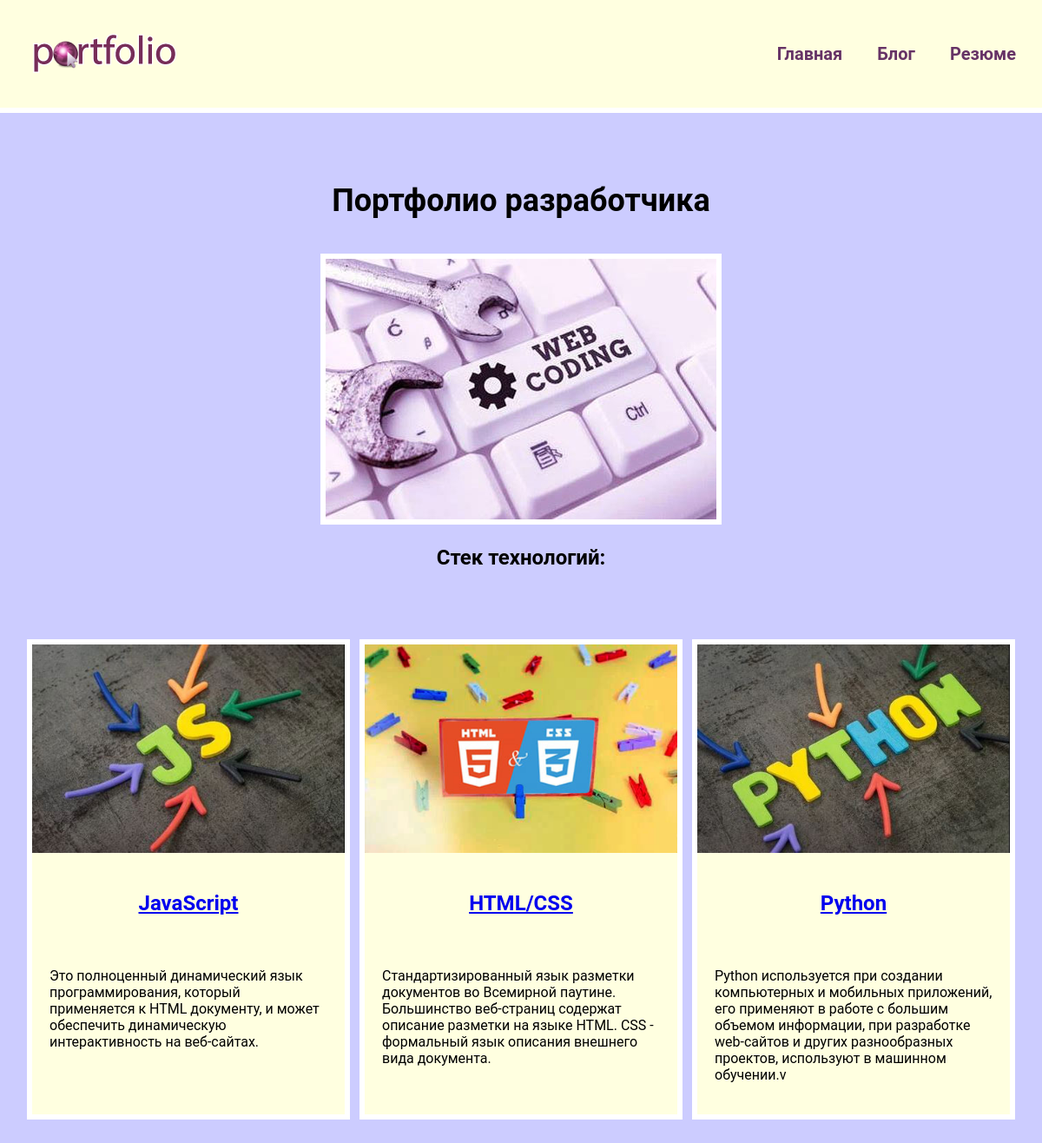
The page / on the database its author committed.
### skills/models.py (models this page shows, shortened)
class Skills(models.Model):
    title = models.CharField(max_length=100)
    description = models.CharField(max_length=250)
    image = models.ImageField(upload_to='skills/images/')
    url = models.URLField(blank=True)

### skills/views.py (the view)
# urls.py: path('', views.index, name='index'),
def index(request):
    projects = Skills.objects.all()
    return render(request, 'skills/index.html', {'projects': projects})

### skills/templates/skills/index.html
{% extends 'skills/base.html' %}
{% load static %}
{% block content %}
<h1>Портфолио разработчика</h1>
<div class="img">
    <img src="{% static 'skills/wc.jpg' %}" alt="">
</div>
<h2>Стек технологий:</h2>
<div class="block">
    {% for project in projects %}
    <div class="element">
        <div>
            <img src="{{ project.image.url }}" alt="">
        </div>
        <div class="text">
            <h2><a href="{{ project.url }}" target=_blank">{{ project.title }}</a></h2>
            <p>{{ project.description }}</p>
        </div>
    </div>
    {% endfor %}
</div>
{% endblock %}

### skills/templates/skills/base.html (shortened to what this page needs)
{% load static %}
<!DOCTYPE html>
<html lang="en">
<head>
    <link rel="stylesheet" href="{% static 'css/style.css' %}">
</head>
<body>
    <div class="menu">
        <div class="wrap">
            <div class="logo">
                <a href="{%  url 'index' %}">
                   <img src="{% static 'skills/logo.png' %}" alt="">
                </a>
            </div>
            <ul>
                <li><a href="{%  url 'index' %}">Главная</a></li>
                <li><a href="{%  url 'blog:blogs' %}">Блог</a></li>
                <li><a href="{% static 'skills/resume.pdf' %}" target="_blank">Резюме</a></li>
            </ul>
        </div>
    </div>
  <div class="content">
    <div class="wrap">
      {% block content %}
      {% endblock %}
    </div>
  </div>
</body>
</html>

### skills/static/css/style.css (style rules this page uses)
body { background: #CCF; padding: 0; margin: 0; font-family: 'Roboto', sans-serif; }
.wrap { max-width: 1200px; margin: 0 auto; padding: 20px; box-sizing: border-box; }
.block { display: flex; flex-wrap: wrap; justify-content: space-evenly; margin-bottom: 60px; }
.element, .count { background: lightyellow; border: 6px solid #FFF; margin: 20px 0; }
.text { width: 360px; padding: 20px; box-sizing: border-box; }
.block img { max-width: 360px; }
.content h1 { text-align: center; margin: 60px 0 40px; font-size: 36px }
.img + h2, .text h2 { text-align: center; margin-bottom: 60px; }
.img img { border: 6px solid #FFF; }
.img { text-align: center; }
.menu { background: lightyellow; padding: 10px; border-bottom: 6px solid #FFF; }
.menu .wrap { display: flex; flex-wrap: wrap; justify-content: space-between; align-items: center; }
.menu a { color: #663366; font-weight: bold; text-decoration: none; }
.menu ul { display: flex; list-style: none; font-size: 20px; }
.menu li { margin-left: 40px; }

### rows shown on the page
Skills: image (picture), title "JavaScript", description "Это полноценный динамический язык программирования, который применяется к HTML документу, и может обеспечить динамическую интерактивность на веб-сайтах."
Skills: image (picture), title "HTML/CSS", description "Стандартизированный язык разметки документов во Всемирной паутине. Большинство веб-страниц содержат описание разметки на языке HTML. CSS - формальный язык описания внешнего вида документа."
Skills: image (picture), title "Python", description "Python используется при создании компьютерных и мобильных приложений, его применяют в работе с большим объемом информации, при разработке web-сайтов и других разнообразных проектов, используют в машинном обучении.v"
